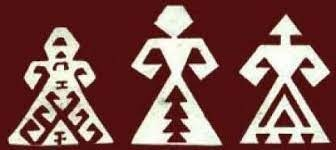
#> input picture eli_belinde.jpg, 336 x 150 px
$ python pattern.py ../eli_belinde.jpg --rows 5 --cols 5 --out out.png
#> lines starting #> are read from the running program, lines starting #| are printed output that depends on the picture; after the words box and inside, x2 and y2 are one past the last pixel; in counts of white or black regions, pixels touching at a corner belong together
"""Motif görselini NxM ızgaralı chart'a çevirir.

Akış: resim oku → ızgaraya küçült → k-means ile paleti azalt → JSON kaydet.

Kullanım:
    python -m app.pattern eli_belinde.jpg --rows 40 --cols 40 --palette 4 \
        --out assets/eli_belinde_chart.json

Çıktı JSON şeması:
    {
        "source": "eli_belinde.jpg",
        "rows": 40, "cols": 40,
        "palette": [[r,g,b], ...],          # RGB, 0..255
        "grid": [[palette_idx, ...], ...]   # rows x cols
    }
"""
from __future__ import annotations

import argparse
import json
from pathlib import Path

import cv2
import numpy as np


def flatten_alpha(img: np.ndarray, bg=(255, 255, 255)) -> np.ndarray:
    """PNG alpha kanalını verilen zemine (varsayılan beyaz) düzleştir."""
    # Sadece 4 kanallı (BGRA) resimlerde iş var; değilse olduğu gibi geç.
    if img.ndim == 3 and img.shape[2] == 4:
        bgr = img[:, :, :3].astype(np.float32)
        # 3:4 (3 değil) → shape (H,W,1) kalsın, broadcasting için.
        alpha = img[:, :, 3:4].astype(np.float32) / 255.0
        bg_arr = np.array(bg, dtype=np.float32).reshape(1, 1, 3)
        # Alpha blend: ön*alpha + arka*(1-alpha).
        out = bgr * alpha + bg_arr * (1.0 - alpha)
        return out.astype(np.uint8)
    return img


def pixelate(img_bgr: np.ndarray, rows: int, cols: int) -> np.ndarray:
    """Görseli rows x cols ızgaraya küçült (her hücre = bir piksel)."""
    # cv2.resize boyutu (W, H) = (cols, rows) ister — numpy shape'in tersi.
    # INTER_AREA küçültmede en iyi (anti-alias).
    return cv2.resize(img_bgr, (cols, rows), interpolation=cv2.INTER_AREA)


def quantize_palette(small_bgr: np.ndarray, k: int) -> tuple[np.ndarray, np.ndarray]:
    """K-means ile k renkli palet bul. Dönüş: (palette_rgb [k,3], grid [rows,cols])."""
    rows, cols = small_bgr.shape[:2]
    # K-means N×3 float tablo ister: her piksel bir örnek.
    pixels = small_bgr.reshape(-1, 3).astype(np.float32)

    # Durdurma: 20 iterasyon ya da merkez değişimi < 0.5.
    criteria = (cv2.TERM_CRITERIA_EPS + cv2.TERM_CRITERIA_MAX_ITER, 20, 0.5)
    # attempts=5: k-means başlangıca duyarlı, 5 denemenin en iyisini seç.
    _, labels, centers = cv2.kmeans(
        pixels, k, None, criteria, attempts=5, flags=cv2.KMEANS_PP_CENTERS
    )

    palette_bgr = np.clip(centers, 0, 255).astype(np.uint8)
    palette_rgb = palette_bgr[:, ::-1]  # cv2 BGR → JSON için RGB
    grid = labels.reshape(rows, cols).astype(int)
    return palette_rgb, grid


def render_preview(palette_rgb: np.ndarray, grid: np.ndarray, cell_px: int = 16) -> np.ndarray:
    """Chart'ı gözle doğrulamak için BGR önizleme üret."""
    palette_bgr = palette_rgb[:, ::-1]
    # Fancy indexing: her grid hücresine paletteki rengi koy → (rows, cols, 3).
    preview = palette_bgr[grid]
    # Her hücreyi cell_px x cell_px bloğa şişir.
    preview = np.repeat(np.repeat(preview, cell_px, axis=0), cell_px, axis=1)

    h, w = preview.shape[:2]
    # Izgara çizgileri (rows+1 yatay, cols+1 dikey).
    for r in range(grid.shape[0] + 1):
        cv2.line(preview, (0, r * cell_px), (w, r * cell_px), (40, 40, 40), 1)
    for c in range(grid.shape[1] + 1):
        cv2.line(preview, (c * cell_px, 0), (c * cell_px, h), (40, 40, 40), 1)
    return preview


def build_chart(image_path: Path, rows: int, cols: int, palette_size: int) -> dict:
    """Motif görselinden chart sözlüğü üret (JSON'a yazılabilir)."""
    # IMREAD_UNCHANGED: PNG alpha kanalını koru.
    raw = cv2.imread(str(image_path), cv2.IMREAD_UNCHANGED)
    # cv2.imread dosya yoksa exception değil None döner — elle kontrol et.
    if raw is None:
        raise FileNotFoundError(f"Görsel okunamadı: {image_path}")

    bgr = flatten_alpha(raw)
    small = pixelate(bgr, rows, cols)
    palette_rgb, grid = quantize_palette(small, palette_size)

    return {
        "source": image_path.name,
        "rows": rows,
        "cols": cols,
        # .tolist(): json numpy array'i serialize edemez.
        "palette": palette_rgb.tolist(),
        "grid": grid.tolist(),
    }


def save_chart(chart: dict, out_path: Path, preview: bool = True) -> None:
    """Chart sözlüğünü JSON olarak (ve istenirse .preview.png olarak) yaz."""
    out_path.parent.mkdir(parents=True, exist_ok=True)
    # ensure_ascii=False: Türkçe karakterler düz yazılsın.
    out_path.write_text(json.dumps(chart, ensure_ascii=False, indent=2))

    if preview:
        palette_rgb = np.array(chart["palette"], dtype=np.uint8)
        grid = np.array(chart["grid"], dtype=int)
        prev = render_preview(palette_rgb, grid)
        prev_path = out_path.with_suffix(".preview.png")
        cv2.imwrite(str(prev_path), prev)


def main():
    ap = argparse.ArgumentParser()
    ap.add_argument("image", type=Path, help="kaynak motif görseli")
    ap.add_argument("--rows", type=int, required=True)
    ap.add_argument("--cols", type=int, required=True)
    ap.add_argument("--palette", type=int, default=4, help="renk sayısı (k-means)")
    ap.add_argument("--out", type=Path, required=True, help="çıktı chart.json yolu")
    args = ap.parse_args()

    np.random.seed(0)  # determinizm için sabit tohum

    chart = build_chart(args.image, args.rows, args.cols, args.palette)
#> in build_chart, raw is the input picture: shape (150, 336, 3); mean B, G, R 78.7, 82.2, 126.6
#> in quantize_palette, `pixels = small_bgr.reshape(-1, 3).astype(np.float32)`: pixels = 25 rows, first 8: [21, 19, 84], [18, 16, 82], [90, 94, 135], [18, 16, 83], [39, 39, 98], [61, 64, 113], [41, 42, 100], [132, 140, 167]
#> in quantize_palette, `_, labels, centers = cv2.kmeans( pixels, k, None, criteria, attempts=5..`: labels = 25 values, max 3 at index 7, min 0 at index 0, mean 1.32; centers = [[28.83, 28.17, 90.5], [96.67, 101.8, 139.1], [66, 69.5, 117.8], [132, 138.2, 166]]
#> in quantize_palette, `palette_bgr = np.clip(centers, 0, 255).astype(np.uint8)`: palette_bgr = [[28, 28, 90], [96, 101, 139], [66, 69, 117], [132, 138, 166]]
#> in quantize_palette, `palette_rgb = palette_bgr[:, ::-1]`: palette_rgb = [[90, 28, 28], [139, 101, 96], [117, 69, 66], [166, 138, 132]]
#> in quantize_palette, `grid = labels.reshape(rows, cols).astype(int)`: grid = [[0, 0, 1, 0, 0], [2, 0, 3, 2, 3], [1, 2, 1, 1, 3], [2, 2, 1, 0, 1], [1, 2, 3, 1, 1]]
#> chart = {'source': 'eli_belinde.jpg', 'rows': 5, 'cols': 5, 'palette': [[90, 28, 28], [139, 101, 96], [117, 69, 66], [166, 138, 132]], 'grid': [[0, 0, 1, 0, 0], [2, 0, 3, 2, 3], [1, 2, 1, 1, 3], [2, 2, 1, 0, 1], [1, 2, 3, 1, 1]]}
    save_chart(chart, args.out)
#> in render_preview, `preview = np.repeat(np.repeat(preview, cell_px, axis=0), cell_px, axis..`:
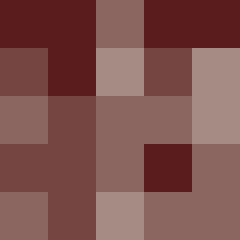
#> preview: shape (80, 80, 3) (shown 3 times larger); mean of channels 0, 1, 2 78.2, 81.7, 126.3; drawn as B, G, R
#> after the loop in render_preview, `for r in range(grid.shape[0] + 1):`:
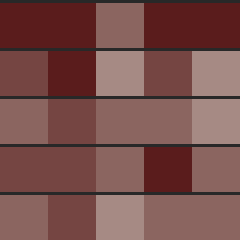
#> preview: shape (80, 80, 3) (shown 3 times larger); 6.25% of pixels changed, all inside (x1, y1, x2, y2) = (0, 0, 80, 65); drawn as B, G, R
#> after the loop in render_preview, `for c in range(grid.shape[1] + 1):`:
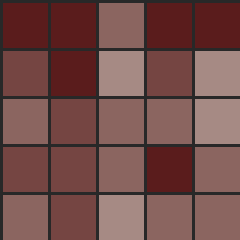
#> preview: shape (80, 80, 3) (shown 3 times larger); 5.86% of pixels changed, all inside (x1, y1, x2, y2) = (0, 1, 65, 80); drawn as B, G, R

    print(f"chart kaydedildi: {args.out}")
    print(f"önizleme: {args.out.with_suffix('.preview.png')}")
    print(f"palet: {chart['palette']}")
#| palet: [[90, 28, 28], [139, 101, 96], [117, 69, 66], [166, 138, 132]]


if __name__ == "__main__":
    main()
